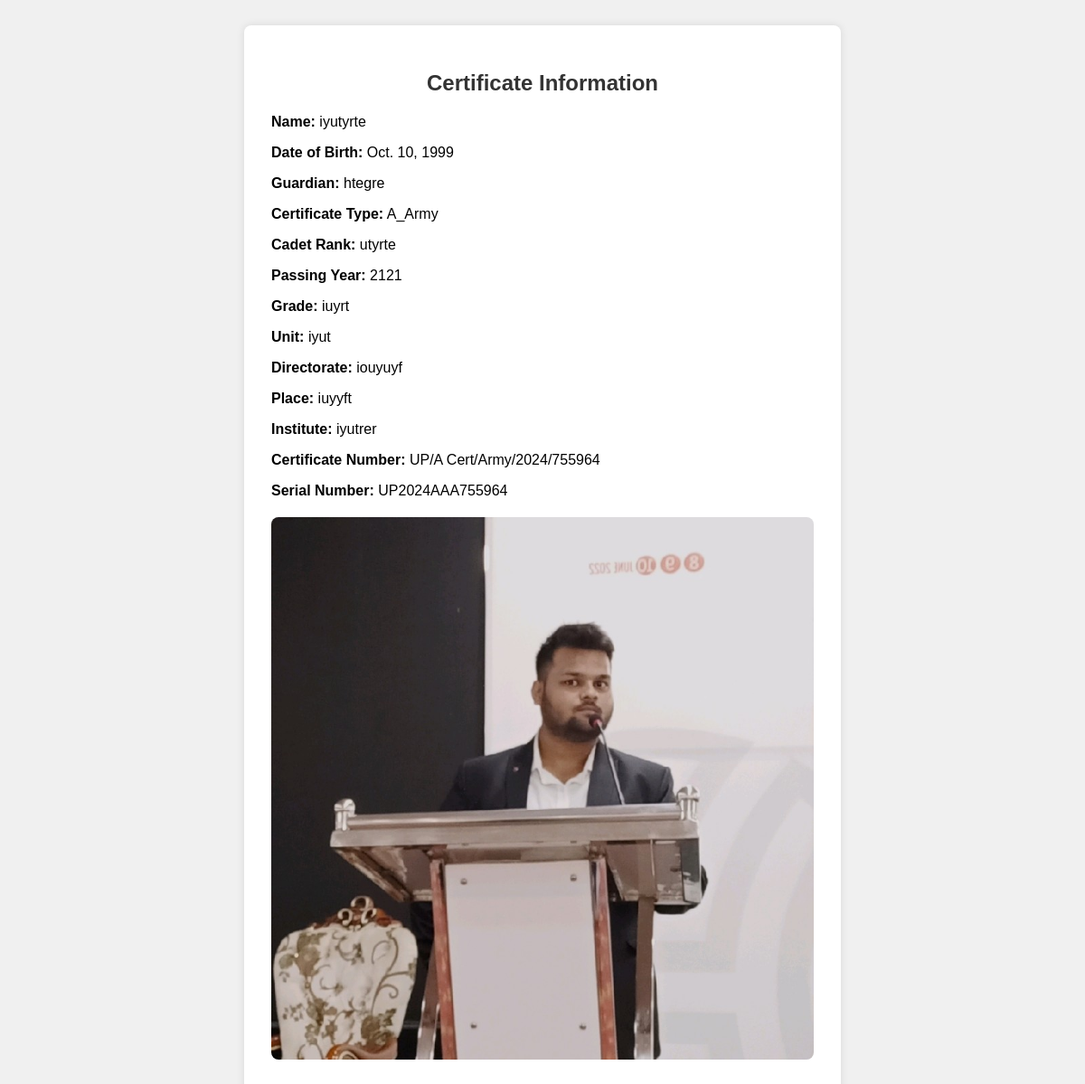
Before: /qr_scan/1/ with the older database file.
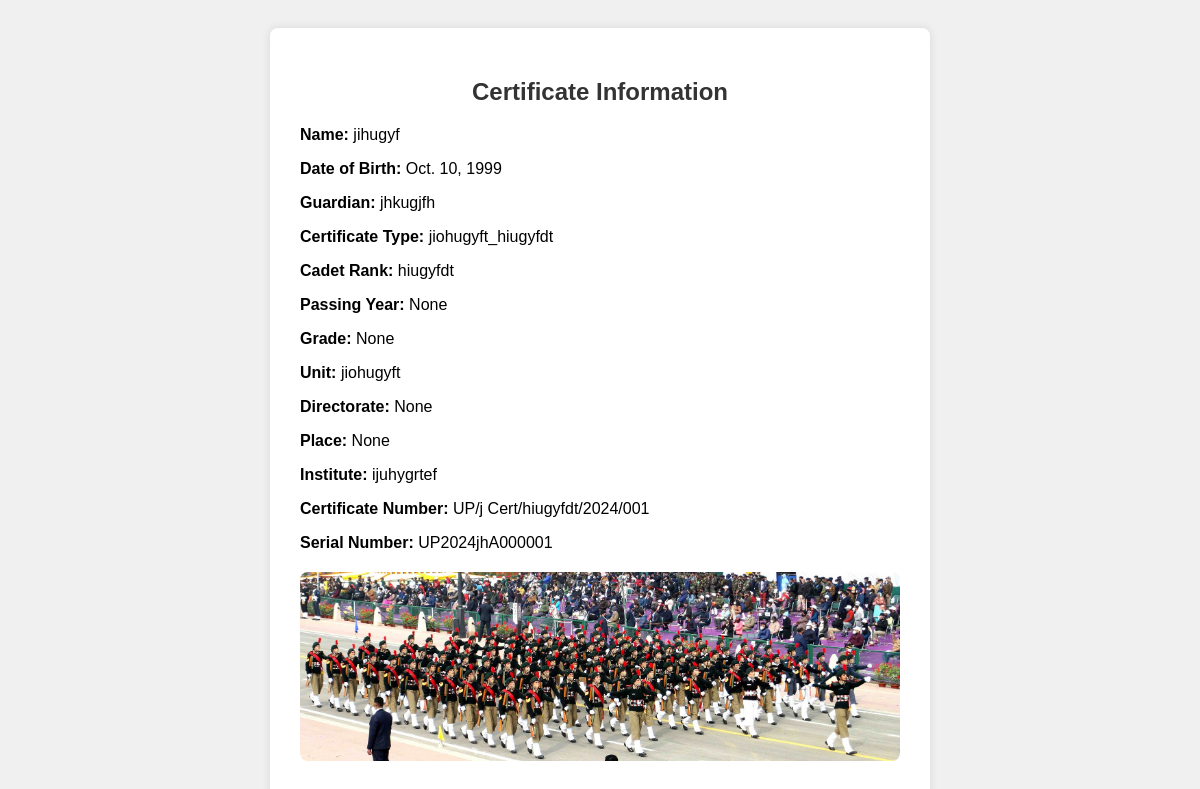
After: the same page with the newer database file.
### mainapp/models.py (models this page shows, shortened)
class Certificate(models.Model):
    CERTIFICATE_TYPE_CHOICES = [
        ('A_Army', 'A Army'),
        ('A_AirForce', 'A AirForce'),
        ('A_Navy', 'A Navy'),
        ('B_AirForce', 'B AirForce'),
        ('B_Army', 'B Army'),
        ('B_Navy', 'B Navy'),
        ('C_Army', 'C Army'),
    ]
    Name = models.CharField(max_length=100, null=True, blank=True)
    DOB = models.DateField(null=True, blank=True)
    Guardian = models.CharField(max_length=100, null=True, blank=True)
    CertificateType = models.CharField(max_length=20, choices=CERTIFICATE_TYPE_CHOICES, null=True, blank=True)
    CadetRank = models.CharField(max_length=20, null=True, blank=True)
    PassingYear = models.IntegerField(null=True, blank=True)
    Grade = models.CharField(max_length=10, null=True, blank=True)
    Unit = models.CharField(max_length=50, null=True, blank=True)
    Directorate = models.CharField(max_length=50, null=True, blank=True)
    Place = models.CharField(max_length=100, null=True, blank=True)
    Institute = models.CharField(max_length=100, null=True, blank=True)
    certificate_number = models.CharField(max_length=50, null=True, blank=True)
    serial_number = models.CharField(max_length=50, null=True, blank=True)
    user_image = models.ImageField(upload_to='media/', null=True, blank=True)
    qr_code = models.ImageField(upload_to='qr_codes/', blank=True)
    final_certificate = models.ImageField(upload_to='media/certificates/', null=True, blank=True)
    is_duplicate = models.BooleanField(default=False)
    reviewer_ceo = models.ForeignKey(settings.AUTH_USER_MODEL, related_name='ceo_reviews', on_delete=models.SET_NULL, null=True, blank=True)
    reviewer_register_head = models.ForeignKey(settings.AUTH_USER_MODEL, related_name='register_head_reviews', on_delete=models.SET_NULL, null=True, blank=True)
    reviewer_staff = models.ForeignKey(settings.AUTH_USER_MODEL, related_name='staff_reviews', on_delete=models.SET_NULL, null=True, blank=True)
    ceo_review_status = models.BooleanField(null=True, blank=True)
    register_head_review_status = models.BooleanField(null=True, blank=True)
    staff_review_status = models.BooleanField(null=True, blank=True)
    signature_image = models.ImageField(upload_to='signatures/', null=True, blank=True)
    is_signed = models.BooleanField(default=False)

### mainapp/views.py (the view)
# urls.py: path('qr_scan/<int:certificate_id>/',qr_scan_view, name='qr_scan'),
def qr_scan_view(request, certificate_id):
    certificate = get_object_or_404(Certificate, pk=certificate_id)
    return render(request, 'qr_scan_popup.html', {'certificate': certificate})

### mainapp/templates/qr_scan_popup.html (shortened to what this page needs)
<!DOCTYPE html>
<html lang="en">
<head>
</head>
<body>
    <div class="certificate-info">
        <h2>Certificate Information</h2>
        <p><strong>Name:</strong> {{ certificate.Name }}</p>
        <p><strong>Date of Birth:</strong> {{ certificate.DOB }}</p>
        <p><strong>Guardian:</strong> {{ certificate.Guardian }}</p>
        <p><strong>Certificate Type:</strong> {{ certificate.CertificateType }}</p>
        <p><strong>Cadet Rank:</strong> {{ certificate.CadetRank }}</p>
        <p><strong>Passing Year:</strong> {{ certificate.PassingYear }}</p>
        <p><strong>Grade:</strong> {{ certificate.Grade }}</p>
        <p><strong>Unit:</strong> {{ certificate.Unit }}</p>
        <p><strong>Directorate:</strong> {{ certificate.Directorate }}</p>
        <p><strong>Place:</strong> {{ certificate.Place }}</p>
        <p><strong>Institute:</strong> {{ certificate.Institute }}</p>
        <p><strong>Certificate Number:</strong> {{ certificate.certificate_number }}</p>
        <p><strong>Serial Number:</strong> {{ certificate.serial_number }}</p>
        {% if certificate.user_image %}
            <img src="{{ certificate.user_image.url }}" alt="User Image">
        {% endif %}
    </div>
</body>
</html>

### mainapp/templates/qr_scan_popup.html (style rules this page uses)
body { font-family: Arial, sans-serif; background-color: #f0f0f0; padding: 20px; }
.certificate-info { max-width: 600px; margin: 0 auto; background-color: #fff; padding: 30px; border-radius: 8px; box-shadow: 0 0 10px rgba(0,0,0,0.1); }
.certificate-info h2 { text-align: center; color: #333; }
.certificate-info p { margin-bottom: 10px; }
.certificate-info img { display: block; margin: 20px auto; max-width: 100%; height: auto; border-radius: 8px; }

Changed rows visible on the page:
changed Certificate: Name "iyutyrte" → "jihugyf"; Guardian "htegre" → "jhkugjfh"; CertificateType "A_Army" → "jiohugyft_hiugyfdt"; CadetRank "utyrte" → "hiugyfdt"; PassingYear "2121" → "None"; Grade "iuyrt" → "None"; Unit "iyut" → "jiohugyft"; Directorate "iouyuyf" → "None"; Place "iuyyft" → "None"; Institute "iyutrer" → "ijuhygrtef"; certificate_number "UP/A Cert/Army/2024/755964" → "UP/j Cert/hiugyfdt/2024/001"; serial_number "UP2024AAA755964" → "UP2024jhA000001"; user_image: a different picture
